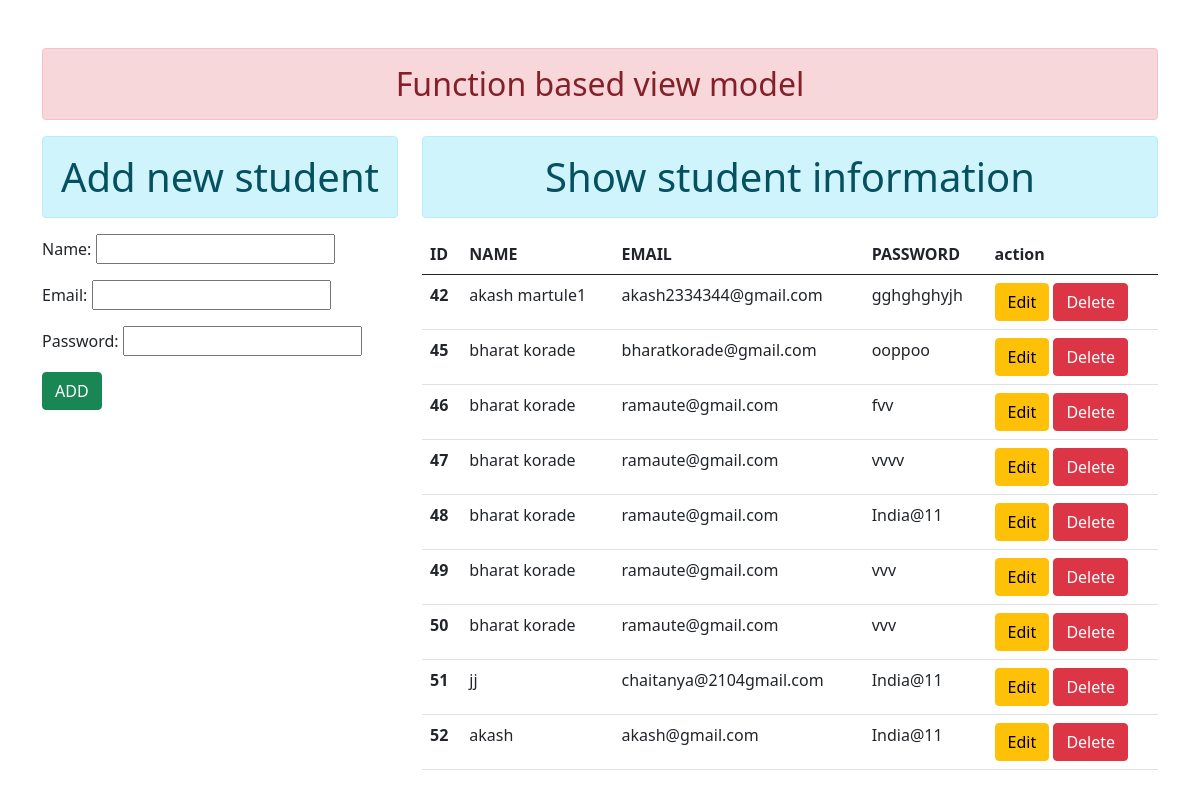
Screenshot of /polls/std with the database file from the repository.
### polls/models.py (models this page shows)
class User(models.Model):
    name=models.CharField(max_length=100)
    email=models.EmailField(max_length=100)
    password=models.CharField(max_length=100)

### polls/views.py (the view)
# urls.py: path('std',views.add_show,name="addshow"),
def add_show(request):
    if request.method == 'POST':
        fm = Studentregistration(request.POST)
        if fm.is_valid():
            nm=fm.cleaned_data['name']
            em=fm.cleaned_data['email']
            pw=fm.cleaned_data['password']
            reg=User(name=nm,email=em,password=pw)
            reg.save()
    else:
        fm = Studentregistration()
    stud=User.objects.all()
    return render(request,'polls/addshow.html',{'form':fm,'stu':stud})

### polls/forms.py
class Studentregistration(forms.ModelForm):
    class Meta:
        model=User
        fields=['name','email','password']
        widgets={
            'name':forms.TextInput(attrs={'class':'form_control'}),
            'email':forms.EmailInput(attrs={'class':'form_control'}),
            'password':forms.PasswordInput(attrs={'class':'form_control'}),
        }

### polls/templates/polls/addshow.html (shortened to what this page needs)
{% extends 'polls/index.html' %}
{% block content %}
<div class ='row'>
    <div class="col-sm-4">
        <h1 class ='text-center alert alert-info'>Add new student</h1>
<form action="" method="POST" nonvalidate >
    {{form.as_p}}
    <input type ='submit'  class='btn btn-success' value="ADD">
    </form>
    </div>
    <div class ='col-sm-8 '>
        <h1 class ='text-center alert alert-info'>Show student information</h1>
    {% if stu %}
    <table class="table table-hover">
        <thead>
          <tr>
            <th scope="col">ID</th>
            <th scope="col">NAME</th>
            <th scope="col">EMAIL</th>
            <th scope="col">PASSWORD</th>
            <th scope="col">action</th>
          </tr>
        </thead>
        <tbody>
          {% for st in stu %}
          <tr>
              <th scope='row'>{{st.id}}</th>
              <td>{{st.name}}</td>
              <td>{{st.email}}</td>
              <td>{{st.password}}</td>
              <td>
                  <a href="{% url 'update' st.id %}" class ='btn btn-warning' >Edit</a>
                  <form action ="{% url 'delete' st.id %}" method="POST" class ='d-inline'>  {% csrf_token %}
                  <input type="submit"  class ='btn btn-danger' value="Delete">
                  </form>
                </td>
            </tr>
            {% endfor %}
        </tbody>
      </table>
    {% else %}
    <h4 class='text-center alert alert-warning'>NO records</h4>
   {% endif %}
</div>
</div>
{% endblock content %}

### polls/templates/polls/index.html (shortened to what this page needs)
<!DOCTYPE html>
{% load static %}
<html lang="en">
<head>
    <link rel="stylesheet" href="{% static 'polls/css/bootstrap.css' %}">
</head>
<body>
    <div class="container mt-5">
        <h2 class="text-center alert alert-danger">Function based view model</h2>
    {% block content %}{% endblock content %}
    </div>
</body>
</html>

### rows the page displays
User: id "42", name "akash martule1", email "akash2334344@gmail.com", password "gghghghyjh"
User: id "45", name "bharat korade", email "bharatkorade@gmail.com", password "ooppoo"
User: id "46", name "bharat korade", email "ramaute@gmail.com", password "fvv"
User: id "47", name "bharat korade", email "ramaute@gmail.com", password "vvvv"
User: id "48", name "bharat korade", email "ramaute@gmail.com", password "India@11"
User: id "49", name "bharat korade", email "ramaute@gmail.com", password "vvv"
User: id "50", name "bharat korade", email "ramaute@gmail.com", password "vvv"
User: id "51", name "jj", email "chaitanya@2104gmail.com", password "India@11"
User: id "52", name "akash", email "akash@gmail.com", password "India@11"
